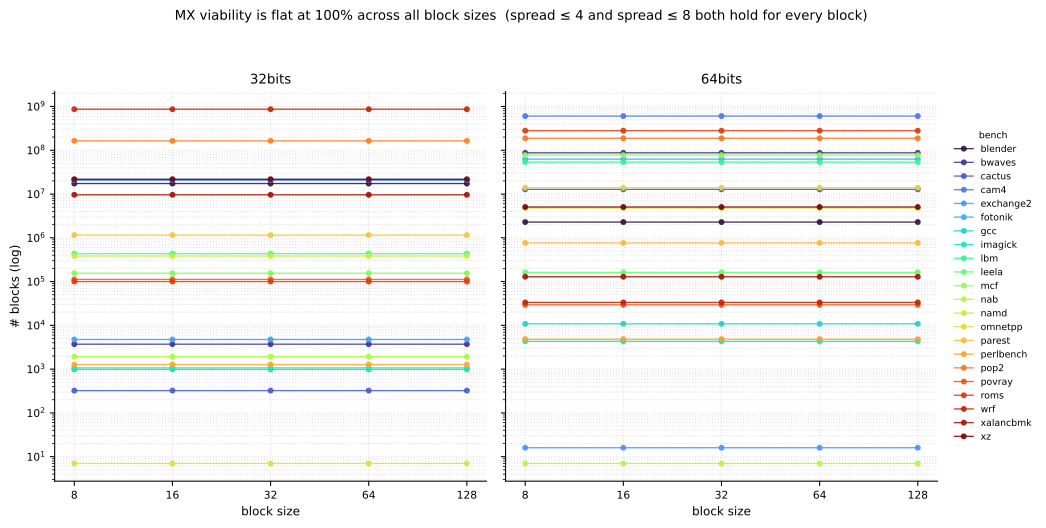

This figure's Python source:
#!/usr/bin/env python3
"""MX block-viability sweep across block sizes {8, 16, 32, 64, 128}.

`viable_spread4` and `viable_spread8` are uniformly 1.0 across every
(bench, alloc_type, block_size) triple — choice of block size does not
affect MX viability for this trace. The figure therefore plots the
*number of blocks* per block size (log y) so the volume scaling shows up,
with a header banner stating the headline result.
"""
from pathlib import Path

import matplotlib.pyplot as plt
import pandas as pd

HERE = Path(__file__).resolve().parent
OUT  = HERE / "figure.svg"

BLOCK_SIZES = [8, 16, 32, 64, 128]


def main() -> None:
    df = pd.read_csv(HERE / "result.csv")

    # Sanity-print the headline so a future reader sees it in the runner log.
    flat4 = (df["viable_spread4"] == 1.0).all()
    flat8 = (df["viable_spread8"] == 1.0).all()
    print(f"viable_spread4 == 1.0 everywhere: {flat4}")
    print(f"viable_spread8 == 1.0 everywhere: {flat8}")

    fig, axes = plt.subplots(1, 2, figsize=(11.0, 5.5),
                             sharex=True, sharey=True)

    for ax, atype in zip(axes, ("32bits", "64bits")):
        sub = df[df.alloc_type == atype]
        benches = sorted(sub["bench"].unique())
        cmap = plt.get_cmap("turbo")
        for i, bench in enumerate(benches):
            row = (sub[sub.bench == bench]
                       .sort_values("block_size"))
            ax.plot(row["block_size"], row["blocks"],
                    marker="o", markersize=3.5,
                    linewidth=1.0,
                    color=cmap(i / max(1, len(benches) - 1)),
                    alpha=0.85, label=bench)

        ax.set_title(atype, fontsize=10)
        ax.set_xlabel("block size", fontsize=9)
        ax.set_xscale("log", base=2)
        ax.set_yscale("log")
        ax.set_xticks(BLOCK_SIZES)
        ax.set_xticklabels([str(b) for b in BLOCK_SIZES])
        ax.tick_params(axis="both", labelsize=8)
        ax.grid(which="both", linestyle=":", alpha=0.4)
        ax.set_axisbelow(True)
        for spine in ("top", "right"):
            ax.spines[spine].set_visible(False)

    axes[0].set_ylabel("# blocks (log)", fontsize=9)
    axes[-1].legend(loc="center left", bbox_to_anchor=(1.02, 0.5),
                    frameon=False, fontsize=7, title="bench",
                    title_fontsize=7)

    fig.suptitle(
        "MX viability is flat at 100% across all block sizes  "
        "(spread ≤ 4 and spread ≤ 8 both hold for every block)",
        fontsize=10, y=0.99,
    )
    fig.tight_layout(rect=(0, 0, 1, 0.95))
    fig.savefig(OUT, format="svg", bbox_inches="tight")
    print(f"wrote {OUT}")


if __name__ == "__main__":
    main()
